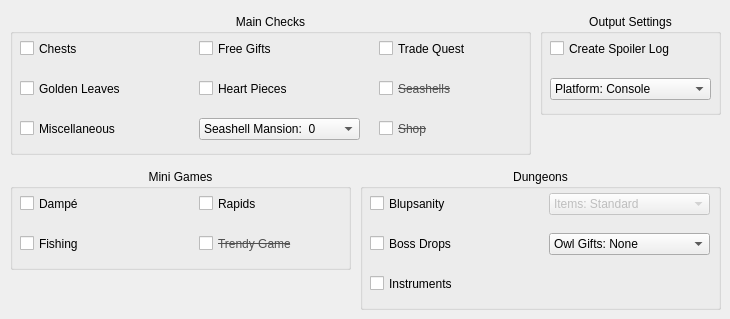
      <widget class="QWidget" name="tab_4">
       <attribute name="title">
        <string>Main Settings</string>
       </attribute>
       <widget class="QGroupBox" name="groupBox">
        <property name="geometry">
         <rect>
          <x>10</x>
          <y>14</y>
          <width>521</width>
          <height>141</height>
         </rect>
        </property>
        <property name="title">
         <string>Main Checks</string>
        </property>
        <property name="alignment">
         <set>Qt::AlignHCenter|Qt::AlignTop</set>
        </property>
        <widget class="QCheckBox" name="chestsCheck">
         <property name="geometry">
          <rect>
           <x>10</x>
           <y>24</y>
           <width>151</width>
           <height>21</height>
          </rect>
         </property>
         <property name="toolTip">
          <string/>
         </property>
         <property name="whatsThis">
          <string>This controls whether chests found in the overworld and caves can contain progress items&lt;br&gt;&lt;/br&gt;&lt;u&gt;If this is not checked, they will still be randomized,&lt;/u&gt; but will only contain optional items</string>
         </property>
         <property name="text">
          <string>Chests</string>
         </property>
        </widget>
        <widget class="QCheckBox" name="giftsCheck">
         <property name="geometry">
          <rect>
           <x>189</x>
           <y>24</y>
           <width>151</width>
           <height>21</height>
          </rect>
         </property>
         <property name="toolTip">
          <string/>
         </property>
         <property name="whatsThis">
          <string>This controls whether free gifts from NPCs can be progress items&lt;br&gt;&lt;/br&gt;&lt;u&gt;If this is not checked, it will still be randomized,&lt;/u&gt; but will only contain optional items</string>
         </property>
         <property name="text">
          <string>Free Gifts</string>
         </property>
        </widget>
        <widget class="QCheckBox" name="tradeGiftsCheck">
         <property name="enabled">
          <bool>true</bool>
         </property>
         <property name="geometry">
          <rect>
           <x>369</x>
           <y>24</y>
           <width>141</width>
           <height>21</height>
          </rect>
         </property>
         <property name="font">
          <font>
           <pointsize>9</pointsize>
           <strikeout>false</strikeout>
          </font>
         </property>
         <property name="toolTip">
          <string/>
         </property>
         <property name="whatsThis">
          <string>This controls whether the trading quest can contain progress items&lt;br&gt;&lt;/br&gt;&lt;u&gt;If this is not checked, it will still be randomized,&lt;/u&gt; but will only contain optional items</string>
         </property>
         <property name="text">
          <string>Trade Quest</string>
         </property>
         <property name="checkable">
          <bool>true</bool>
         </property>
        </widget>
        <widget class="QCheckBox" name="seashellsCheck">
         <property name="enabled">
          <bool>true</bool>
         </property>
         <property name="geometry">
          <rect>
           <x>369</x>
           <y>64</y>
           <width>141</width>
           <height>21</height>
          </rect>
         </property>
         <property name="font">
          <font>
           <pointsize>9</pointsize>
           <strikeout>true</strikeout>
          </font>
         </property>
         <property name="whatsThis">
          <string>This controls whether seashells can be progress items&lt;br&gt;&lt;/br&gt;&lt;u&gt;Not yet implemented&lt;/u&gt;</string>
         </property>
         <property name="styleSheet">
          <string notr="true">color: rgb(80, 80, 80);</string>
         </property>
         <property name="text">
          <string>Seashells</string>
         </property>
         <property name="checkable">
          <bool>false</bool>
         </property>
        </widget>
        <widget class="QCheckBox" name="shopCheck">
         <property name="enabled">
          <bool>true</bool>
         </property>
         <property name="geometry">
          <rect>
           <x>369</x>
           <y>104</y>
           <width>141</width>
           <height>21</height>
          </rect>
         </property>
         <property name="font">
          <font>
           <pointsize>9</pointsize>
           <strikeout>true</strikeout>
          </font>
         </property>
         <property name="toolTip">
          <string/>
         </property>
         <property name="whatsThis">
          <string>This controls whether the shop can sell progress items&lt;br&gt;&lt;/br&gt;&lt;u&gt;Not yet implemented&lt;/u&gt;</string>
         </property>
         <property name="styleSheet">
          <string notr="true">color: rgb(80, 80, 80);</string>
         </property>
         <property name="text">
          <string>Shop</string>
         </property>
         <property name="checkable">
          <bool>false</bool>
         </property>
        </widget>
        <widget class="QCheckBox" name="leavesCheck">
         <property name="geometry">
          <rect>
           <x>10</x>
           <y>64</y>
           <width>151</width>
           <height>21</height>
          </rect>
         </property>
         <property name="whatsThis">
          <string>This controls whether the Golden Leaves can be progress items&lt;br&gt;&lt;/br&gt;&lt;u&gt;If this is not checked, it will still be randomized,&lt;/u&gt; but will only contain optional items</string>
         </property>
         <property name="text">
          <string>Golden Leaves</string>
         </property>
        </widget>
        <widget class="QCheckBox" name="miscellaneousCheck">
         <property name="geometry">
          <rect>
           <x>10</x>
           <y>104</y>
           <width>151</width>
           <height>21</height>
          </rect>
         </property>
         <property name="whatsThis">
          <string>This controls whether miscellaneous items can be progress items&lt;br&gt;&lt;/br&gt;&lt;u&gt;If this is not checked, it will still be randomized,&lt;/u&gt; but will only contain optional items</string>
         </property>
         <property name="text">
          <string>Miscellaneous</string>
         </property>
        </widget>
        <widget class="QCheckBox" name="heartsCheck">
         <property name="enabled">
          <bool>true</bool>
         </property>
         <property name="geometry">
          <rect>
           <x>189</x>
           <y>64</y>
           <width>151</width>
           <height>21</height>
          </rect>
         </property>
         <property name="font">
          <font>
           <pointsize>9</pointsize>
           <strikeout>false</strikeout>
          </font>
         </property>
         <property name="toolTip">
          <string/>
         </property>
         <property name="whatsThis">
          <string>This controls whether standing heart pieces can be progress items. Sunken ones are currently left as vanilla&lt;br&gt;&lt;/br&gt;&lt;u&gt;If this is not checked, it will still be randomized,&lt;/u&gt; but will only contain optional items</string>
         </property>
         <property name="text">
          <string>Heart Pieces</string>
         </property>
         <property name="checkable">
          <bool>true</bool>
         </property>
        </widget>
        <widget class="QComboBox" name="seashellsComboBox">
         <property name="geometry">
          <rect>
           <x>189</x>
           <y>104</y>
           <width>161</width>
           <height>22</height>
          </rect>
         </property>
         <property name="whatsThis">
          <string>This controls the maximum number of seashells to be considered in logic for the Seashell Mansion prizes</string>
         </property>
         <property name="editable">
          <bool>false</bool>
         </property>
         <property name="currentIndex">
          <number>0</number>
         </property>
         <property name="placeholderText">
          <string/>
         </property>
         <item>
          <property name="text">
           <string>Seashell Mansion:  0</string>
          </property>
         </item>
         <item>
          <property name="text">
           <string>Seashell Mansion:  5</string>
          </property>
         </item>
         <item>
          <property name="text">
           <string>Seashell Mansion:  15</string>
          </property>
         </item>
         <item>
          <property name="text">
           <string>Seashell Mansion:  30</string>
          </property>
         </item>
         <item>
          <property name="text">
           <string>Seashell Mansion:  40</string>
          </property>
         </item>
         <item>
          <property name="text">
           <string>Seashell Mansion:  50</string>
          </property>
         </item>
        </widget>
       </widget>
       <widget class="QGroupBox" name="groupBox_2">
        <property name="geometry">
         <rect>
          <x>360</x>
          <y>169</y>
          <width>361</width>
          <height>141</height>
         </rect>
        </property>
        <property name="title">
         <string>Dungeons</string>
        </property>
        <property name="alignment">
         <set>Qt::AlignHCenter|Qt::AlignTop</set>
        </property>
        <widget class="QCheckBox" name="instrumentCheck">
         <property name="enabled">
          <bool>true</bool>
         </property>
         <property name="geometry">
          <rect>
           <x>10</x>
           <y>104</y>
           <width>151</width>
           <height>21</height>
          </rect>
         </property>
         <property name="font">
          <font>
           <pointsize>9</pointsize>
           <strikeout>false</strikeout>
          </font>
         </property>
         <property name="toolTip">
          <string/>
         </property>
         <property name="whatsThis">
          <string>This controls whether instruments will be randomized&lt;br&gt;&lt;/br&gt;&lt;u&gt;If this is not checked, it will not be randomized,&lt;/u&gt; except for the instruments you start with</string>
         </property>
         <property name="text">
          <string>Instruments</string>
         </property>
         <property name="checkable">
          <bool>true</bool>
         </property>
        </widget>
        <widget class="QCheckBox" name="bossCheck">
         <property name="geometry">
          <rect>
           <x>10</x>
           <y>64</y>
           <width>151</width>
           <height>21</height>
          </rect>
         </property>
         <property name="toolTip">
          <string/>
         </property>
         <property name="whatsThis">
          <string>This controls whether bosses can drop progress items. This includes non dungeon bosses&lt;br&gt;&lt;/br&gt;&lt;u&gt;If this is not checked, it will still be randomized,&lt;/u&gt; but will only contain optional items</string>
         </property>
         <property name="text">
          <string>Boss Drops</string>
         </property>
        </widget>
        <widget class="QCheckBox" name="rupCheck">
         <property name="geometry">
          <rect>
           <x>10</x>
           <y>24</y>
           <width>151</width>
           <height>21</height>
          </rect>
         </property>
         <property name="toolTip">
          <string/>
         </property>
         <property name="whatsThis">
          <string>Turns the 28 freestanding rupees in Color Dungeon into item checks&lt;br&gt;&lt;/br&gt;&lt;u&gt;If this is not checked&lt;/u&gt;, they will stay as rupees</string>
         </property>
         <property name="text">
          <string>Blupsanity</string>
         </property>
        </widget>
        <widget class="QComboBox" name="owlsComboBox">
         <property name="geometry">
          <rect>
           <x>189</x>
           <y>64</y>
           <width>161</width>
           <height>22</height>
          </rect>
         </property>
         <property name="whatsThis">
          <string>This determines if Owl Statues will give items or not</string>
         </property>
         <property name="currentIndex">
          <number>0</number>
         </property>
         <item>
          <property name="text">
           <string>Owl Gifts: None</string>
          </property>
         </item>
         <item>
          <property name="text">
           <string>Owl Gifts: Overworld</string>
          </property>
         </item>
         <item>
          <property name="text">
           <string>Owl Gifts: Dungeons</string>
          </property>
         </item>
         <item>
          <property name="text">
           <string>Owl Gifts: All</string>
          </property>
         </item>
        </widget>
        <widget class="QComboBox" name="itemsComboBox">
         <property name="enabled">
          <bool>false</bool>
         </property>
         <property name="geometry">
          <rect>
           <x>189</x>
           <y>24</y>
           <width>161</width>
           <height>22</height>
          </rect>
         </property>
         <property name="whatsThis">
          <string>This determines what dungeon items can be shuffled outside of their own dungeons</string>
         </property>
         <property name="currentIndex">
          <number>0</number>
         </property>
         <item>
          <property name="text">
           <string>Items: Standard</string>
          </property>
         </item>
         <item>
          <property name="text">
           <string>Items: Keysanity</string>
          </property>
         </item>
         <item>
          <property name="text">
           <string>Items: Keysanity + MCB</string>
          </property>
         </item>
        </widget>
       </widget>
       <widget class="QGroupBox" name="groupBox_3">
        <property name="geometry">
         <rect>
          <x>10</x>
          <y>169</y>
          <width>341</width>
          <height>101</height>
         </rect>
        </property>
        <property name="title">
         <string>Mini Games</string>
        </property>
        <property name="alignment">
         <set>Qt::AlignHCenter|Qt::AlignTop</set>
        </property>
        <widget class="QCheckBox" name="dampeCheck">
         <property name="geometry">
          <rect>
           <x>10</x>
           <y>24</y>
           <width>151</width>
           <height>21</height>
          </rect>
         </property>
         <property name="font">
          <font>
           <pointsize>9</pointsize>
           <strikeout>false</strikeout>
          </font>
         </property>
         <property name="toolTip">
          <string/>
         </property>
         <property name="whatsThis">
          <string>This controls whether the Dampé prizes can be progress items&lt;br&gt;&lt;/br&gt;&lt;u&gt;The logic does not work with instrument shuffle,&lt;/u&gt; and may result in unbeatable seeds</string>
         </property>
         <property name="text">
          <string>Dampé</string>
         </property>
         <property name="checkable">
          <bool>true</bool>
         </property>
        </widget>
        <widget class="QCheckBox" name="fishingCheck">
         <property name="geometry">
          <rect>
           <x>10</x>
           <y>64</y>
           <width>151</width>
           <height>21</height>
          </rect>
         </property>
         <property name="toolTip">
          <string/>
         </property>
         <property name="whatsThis">
          <string>This controls whether the Mabe Fishing prizes can be progress items&lt;br&gt;&lt;/br&gt;&lt;u&gt;If this is not checked, it will still be randomized,&lt;/u&gt; but will only contain optional items</string>
         </property>
         <property name="text">
          <string>Fishing</string>
         </property>
        </widget>
        <widget class="QCheckBox" name="rapidsCheck">
         <property name="geometry">
          <rect>
           <x>189</x>
           <y>24</y>
           <width>141</width>
           <height>21</height>
          </rect>
         </property>
         <property name="toolTip">
          <string/>
         </property>
         <property name="whatsThis">
          <string>This controls whether the Rapids Race prizes as well as the items inside can be progress items&lt;br&gt;&lt;/br&gt;&lt;u&gt;If this is not checked, it will still be randomized,&lt;/u&gt; but will only contain optional items</string>
         </property>
         <property name="text">
          <string>Rapids</string>
         </property>
        </widget>
        <widget class="QCheckBox" name="trendyCheck">
         <property name="enabled">
          <bool>true</bool>
         </property>
         <property name="geometry">
          <rect>
           <x>189</x>
           <y>64</y>
           <width>141</width>
           <height>21</height>
          </rect>
         </property>
         <property name="font">
          <font>
           <pointsize>9</pointsize>
           <strikeout>true</strikeout>
          </font>
         </property>
         <property name="toolTip">
          <string/>
         </property>
         <property name="whatsThis">
          <string>This controls whether the Trendy Game can contain progress items&lt;br&gt;&lt;/br&gt;&lt;u&gt;Not yet implemented&lt;/u&gt;</string>
         </property>
         <property name="styleSheet">
          <string notr="true">color: rgb(80, 80, 80);</string>
         </property>
         <property name="text">
          <string>Trendy Game</string>
         </property>
         <property name="checkable">
          <bool>false</bool>
         </property>
        </widget>
       </widget>
       <widget class="QGroupBox" name="groupBox_4">
        <property name="geometry">
         <rect>
          <x>540</x>
          <y>14</y>
          <width>181</width>
          <height>101</height>
         </rect>
        </property>
        <property name="title">
         <string>Output Settings</string>
        </property>
        <property name="alignment">
         <set>Qt::AlignHCenter|Qt::AlignTop</set>
        </property>
        <widget class="QCheckBox" name="spoilerCheck">
         <property name="geometry">
          <rect>
           <x>10</x>
           <y>24</y>
           <width>151</width>
           <height>21</height>
          </rect>
         </property>
         <property name="toolTip">
          <string/>
         </property>
         <property name="whatsThis">
          <string>Creates a spoiler log in case you get stuck</string>
         </property>
         <property name="text">
          <string>Create Spoiler Log</string>
         </property>
         <property name="checkable">
          <bool>true</bool>
         </property>
        </widget>
        <widget class="QComboBox" name="platformComboBox">
         <property name="geometry">
          <rect>
           <x>10</x>
           <y>64</y>
           <width>161</width>
           <height>22</height>
          </rect>
         </property>
         <property name="whatsThis">
          <string>This sets the output according to the platform that the user is playing on</string>
         </property>
         <property name="editable">
          <bool>false</bool>
         </property>
         <property name="currentIndex">
          <number>0</number>
         </property>
         <property name="placeholderText">
          <string/>
         </property>
         <item>
          <property name="text">
           <string>Platform: Console</string>
          </property>
         </item>
         <item>
          <property name="text">
           <string>Platform: Emulator</string>
          </property>
         </item>
        </widget>
       </widget>
      </widget>
